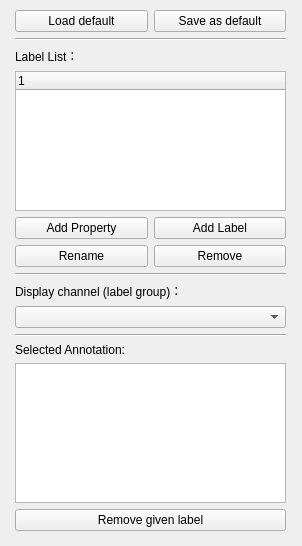
<?xml version="1.0" encoding="UTF-8"?>
<ui version="4.0">
 <class>Form</class>
 <widget class="QWidget" name="Form">
  <property name="geometry">
   <rect>
    <x>0</x>
    <y>0</y>
    <width>302</width>
    <height>546</height>
   </rect>
  </property>
  <property name="windowTitle">
   <string>Label Manager</string>
  </property>
  <widget class="QWidget" name="verticalLayoutWidget">
   <property name="geometry">
    <rect>
     <x>15</x>
     <y>10</y>
     <width>271</width>
     <height>521</height>
    </rect>
   </property>
   <layout class="QVBoxLayout" name="verticalLayout">
    <item>
     <layout class="QGridLayout" name="gridLayout">
      <item row="0" column="1">
       <widget class="QPushButton" name="btnAsDefault">
        <property name="text">
         <string>Save as default</string>
        </property>
       </widget>
      </item>
      <item row="0" column="0">
       <widget class="QPushButton" name="btnDefault">
        <property name="text">
         <string>Load default</string>
        </property>
       </widget>
      </item>
     </layout>
    </item>
    <item>
     <widget class="Line" name="line">
      <property name="orientation">
       <enum>Qt::Horizontal</enum>
      </property>
     </widget>
    </item>
    <item>
     <widget class="QLabel" name="labelLabelList">
      <property name="text">
       <string>Label List：</string>
      </property>
     </widget>
    </item>
    <item>
     <widget class="QTreeWidget" name="labelTree">
      <column>
       <property name="text">
        <string notr="true">1</string>
       </property>
      </column>
     </widget>
    </item>
    <item>
     <layout class="QGridLayout" name="gridLayout_2">
      <item row="2" column="1">
       <widget class="QPushButton" name="btnRemove">
        <property name="text">
         <string>Remove</string>
        </property>
       </widget>
      </item>
      <item row="2" column="0">
       <widget class="QPushButton" name="btnRename">
        <property name="text">
         <string>Rename</string>
        </property>
       </widget>
      </item>
      <item row="1" column="1">
       <widget class="QPushButton" name="btnNewLabel">
        <property name="text">
         <string>Add Label</string>
        </property>
       </widget>
      </item>
      <item row="1" column="0">
       <widget class="QPushButton" name="btnNewGroup">
        <property name="text">
         <string>Add Property</string>
        </property>
       </widget>
      </item>
     </layout>
    </item>
    <item>
     <widget class="Line" name="sepLine">
      <property name="orientation">
       <enum>Qt::Horizontal</enum>
      </property>
     </widget>
    </item>
    <item>
     <widget class="QLabel" name="label">
      <property name="text">
       <string>Display channel (label group)：</string>
      </property>
     </widget>
    </item>
    <item>
     <widget class="QComboBox" name="channel"/>
    </item>
    <item>
     <widget class="Line" name="line_2">
      <property name="orientation">
       <enum>Qt::Horizontal</enum>
      </property>
     </widget>
    </item>
    <item>
     <widget class="QLabel" name="infoTableLabel">
      <property name="text">
       <string>Selected Annotation:</string>
      </property>
     </widget>
    </item>
    <item>
     <widget class="QTableWidget" name="infoTable"/>
    </item>
    <item>
     <layout class="QGridLayout" name="gridLayout_3">
      <item row="0" column="0">
       <widget class="QPushButton" name="btnDeleteGivenLabel">
        <property name="text">
         <string>Remove given label</string>
        </property>
       </widget>
      </item>
     </layout>
    </item>
   </layout>
  </widget>
 </widget>
 <resources/>
 <connections/>
</ui>
